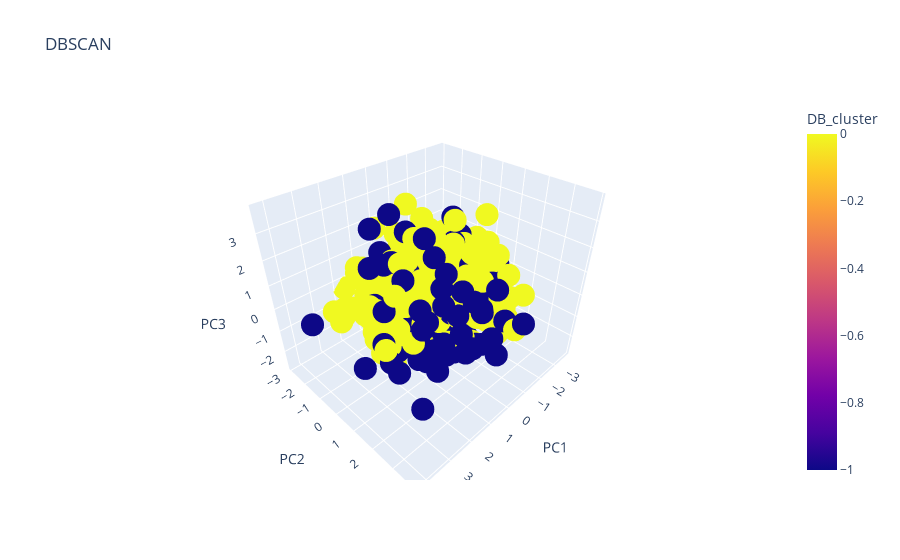

Notebook cell for this chart:
### Code cell
fig = px.scatter_3d(X_pca, x='PC1', y='PC2', z='PC3',
              color='DB_cluster', title="DBSCAN", color_discrete_sequence=palette)
fig.show()

### Figure 1 — Plotly figure (JSON) as saved in the notebook; plotly's stock layout.template omitted (floating-point values rounded to 4 significant figures; data arrays with more than 128 entries replaced by an {"elided": "..."} marker saying what was removed)
{"data": [{"hovertemplate": "PC1=%{x}<br>PC2=%{y}<br>PC3=%{z}<br>DB_cluster=%{marker.color}<extra></extra>", "legendgroup": "", "marker": {"color": {"elided": "394 int values"}, "coloraxis": "coloraxis", "symbol": "circle"}, "mode": "markers", "name": "", "scene": "scene", "showlegend": false, "type": "scatter3d", "x": {"elided": "394 float values"}, "y": {"elided": "394 float values"}, "z": {"elided": "394 float values"}}], "layout": {"coloraxis": {"colorbar": {"title": {"text": "DB_cluster"}}, "colorscale": [[0, "#0d0887"], [0.1111, "#46039f"], [0.2222, "#7201a8"], [0.3333, "#9c179e"], [0.4444, "#bd3786"], [0.5556, "#d8576b"], [0.6667, "#ed7953"], [0.7778, "#fb9f3a"], [0.8889, "#fdca26"], [1, "#f0f921"]]}, "legend": {"tracegroupgap": 0}, "scene": {"domain": {"x": [0, 1], "y": [0, 1]}, "xaxis": {"title": {"text": "PC1"}}, "yaxis": {"title": {"text": "PC2"}}, "zaxis": {"title": {"text": "PC3"}}}, "title": {"text": "DBSCAN"}}}
